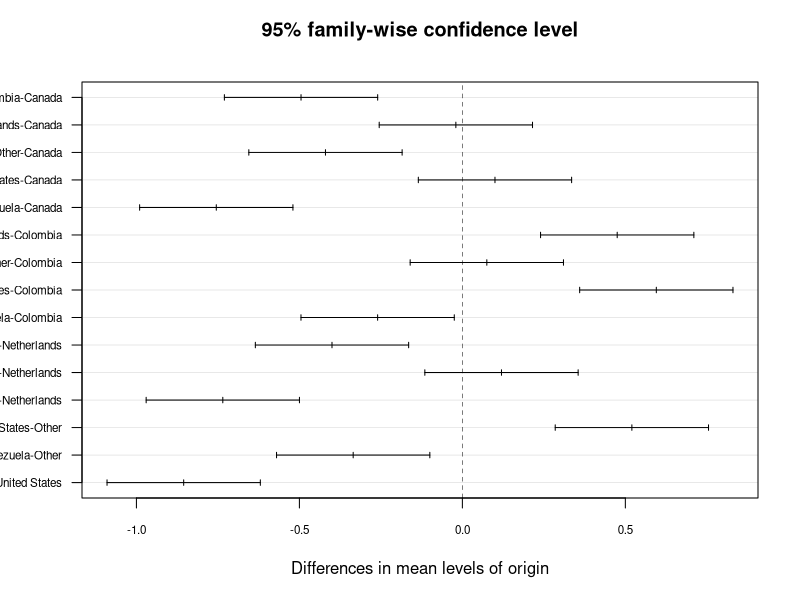
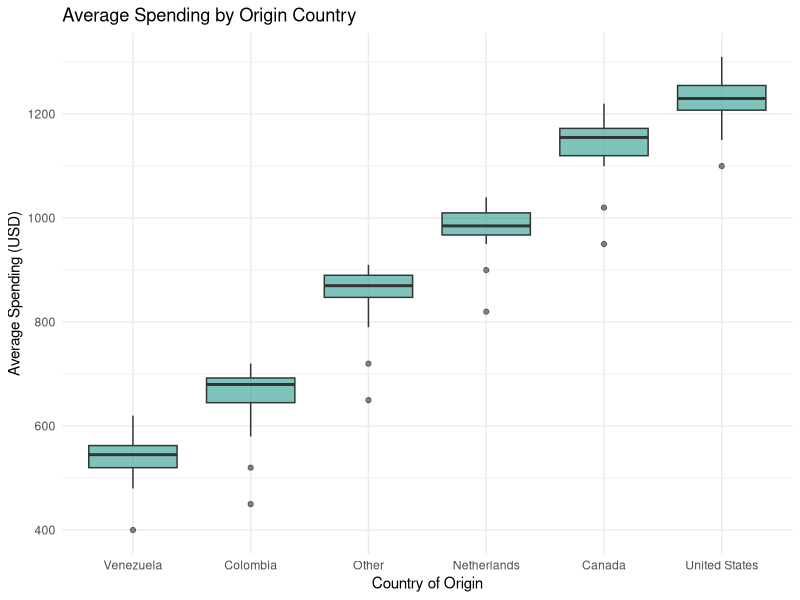
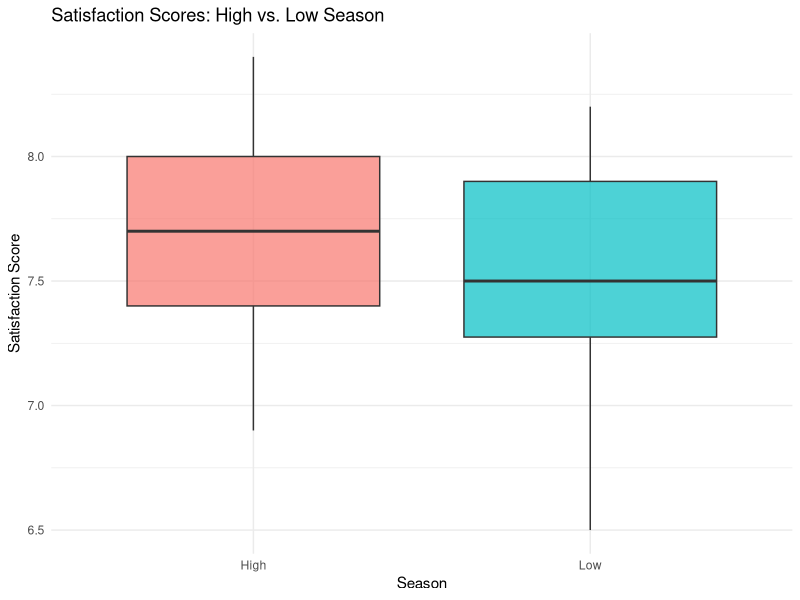
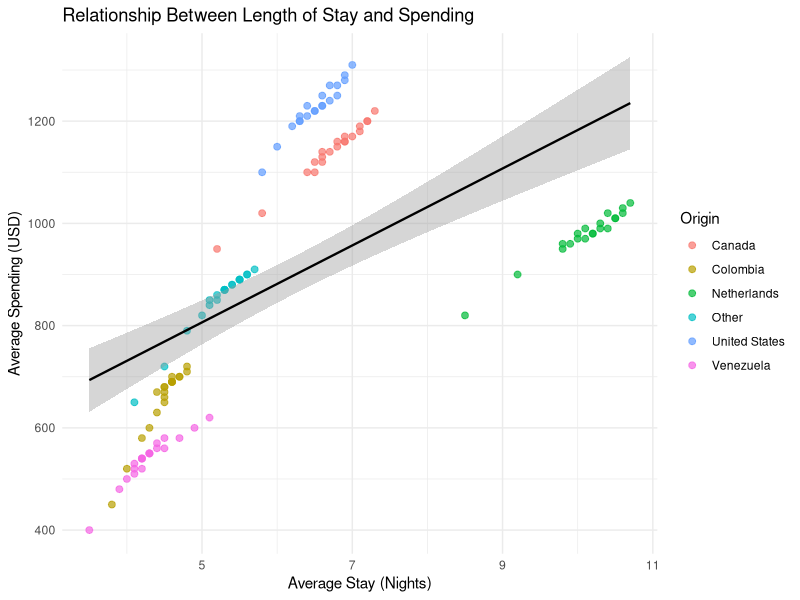

The R script that drew these images, in order:
## ---- chunk 1
library(tidyverse)
library(broom)

visitors <- read_csv("data/aruba_visitors.csv")
## ---- chunk 2
# Filter to just the two groups we want to compare
us_nl <- visitors |>
  filter(origin %in% c("United States", "Netherlands"))

# Run the independent-samples t-test
t_result <- t.test(avg_spending_usd ~ origin, data = us_nl)
t_result
## ---- chunk 3
# Get Q1 and Q3 data for each year
q1_data <- visitors |>
  filter(quarter == "Q1") |>
  arrange(year, origin) |>
  pull(hotel_occupancy_pct)

q3_data <- visitors |>
  filter(quarter == "Q3") |>
  arrange(year, origin) |>
  pull(hotel_occupancy_pct)

# Paired t-test
t.test(q1_data, q3_data, paired = TRUE)
## ---- chunk 4
# Fit the ANOVA model
anova_model <- aov(satisfaction_score ~ origin, data = visitors)

# View the ANOVA table
summary(anova_model)
## ---- chunk 5
TukeyHSD(anova_model)
## ---- chunk 6
plot(TukeyHSD(anova_model), las = 1, cex.axis = 0.7)
## ---- chunk 7
cor.test(visitors$avg_spending_usd, visitors$satisfaction_score)
## ---- chunk 8
visitors |>
  select(visitors_stayover, avg_stay_nights, avg_spending_usd,
         hotel_occupancy_pct, satisfaction_score) |>
  cor(use = "complete.obs") |>
  round(3)
## ---- chunk 9
reg_model <- lm(avg_spending_usd ~ avg_stay_nights + origin, data = visitors)
summary(reg_model)
## ---- chunk 10
# Tidy the t-test result
tidy(t_result)
## ---- chunk 11
# Tidy the regression coefficients
tidy(reg_model)
## ---- chunk 12
# Get model-level statistics (R-squared, F, etc.)
glance(reg_model)
## ---- chunk 13
# Step 1: Descriptive statistics by group
visitors |>
  group_by(origin) |>
  summarise(
    n = n(),
    mean_spending = mean(avg_spending_usd),
    sd_spending = sd(avg_spending_usd),
    mean_satisfaction = mean(satisfaction_score)
  ) |>
  arrange(desc(mean_spending))
## ---- chunk 14
# Step 2: Visualize the distribution
ggplot(visitors, aes(x = reorder(origin, avg_spending_usd, FUN = median),
                     y = avg_spending_usd)) +
  geom_boxplot(fill = "#2a9d8f", alpha = 0.6) +
  labs(title = "Average Spending by Origin Country",
       x = "Country of Origin",
       y = "Average Spending (USD)") +
  theme_minimal()
## ---- chunk 15
# Step 3: ANOVA --- is there a significant difference?
spending_anova <- aov(avg_spending_usd ~ origin, data = visitors)
summary(spending_anova)
## ---- chunk 16
# Step 4: Post-hoc --- which groups differ?
tukey_results <- TukeyHSD(spending_anova)
tidy(tukey_results) |>
  filter(adj.p.value < 0.05) |>
  arrange(adj.p.value)
## ---- chunk 17
# Step 5: Regression --- what predicts spending?
spending_model <- lm(avg_spending_usd ~ avg_stay_nights + origin + year,
                     data = visitors)
tidy(spending_model) |>
  mutate(across(where(is.numeric), ~ round(., 3)))
## ---- chunk 18
# Step 6: Model fit
glance(spending_model) |>
  select(r.squared, adj.r.squared, p.value, AIC)
## ---- chunk 19
# Step 1: Create the season variable
visitors_season <- visitors |>
  mutate(season = if_else(quarter %in% c("Q1", "Q4"), "High", "Low"))

# Step 2: Descriptive statistics
visitors_season |>
  group_by(season) |>
  summarise(
    n = n(),
    mean_satisfaction = mean(satisfaction_score),
    sd_satisfaction = sd(satisfaction_score)
  )

# Step 3: Boxplot
ggplot(visitors_season, aes(x = season, y = satisfaction_score,
                             fill = season)) +
  geom_boxplot(alpha = 0.7) +
  labs(
    title = "Satisfaction Scores: High vs. Low Season",
    x = "Season",
    y = "Satisfaction Score"
  ) +
  theme_minimal() +
  theme(legend.position = "none")

# Step 4: T-test
season_t <- t.test(satisfaction_score ~ season, data = visitors_season)
season_t

# Step 5: Tidy results
tidy(season_t)
## ---- chunk 20
# Step 1: Correlation
cor.test(visitors$avg_stay_nights, visitors$avg_spending_usd)

# Step 2: Scatterplot
ggplot(visitors, aes(x = avg_stay_nights, y = avg_spending_usd)) +
  geom_point(aes(color = origin), alpha = 0.7, size = 2) +
  geom_smooth(method = "lm", color = "black", linewidth = 0.8) +
  labs(
    title = "Relationship Between Length of Stay and Spending",
    x = "Average Stay (Nights)",
    y = "Average Spending (USD)",
    color = "Origin"
  ) +
  theme_minimal()

# Step 3: Regression
stay_model <- lm(avg_spending_usd ~ avg_stay_nights, data = visitors)

# Step 4: Extract results
tidy(stay_model)
glance(stay_model)

# Step 5: Interpretation
# The coefficient for avg_stay_nights tells us:
# for each additional night of stay, average spending increases by
# approximately the "estimate" value in USD, holding all else constant.
